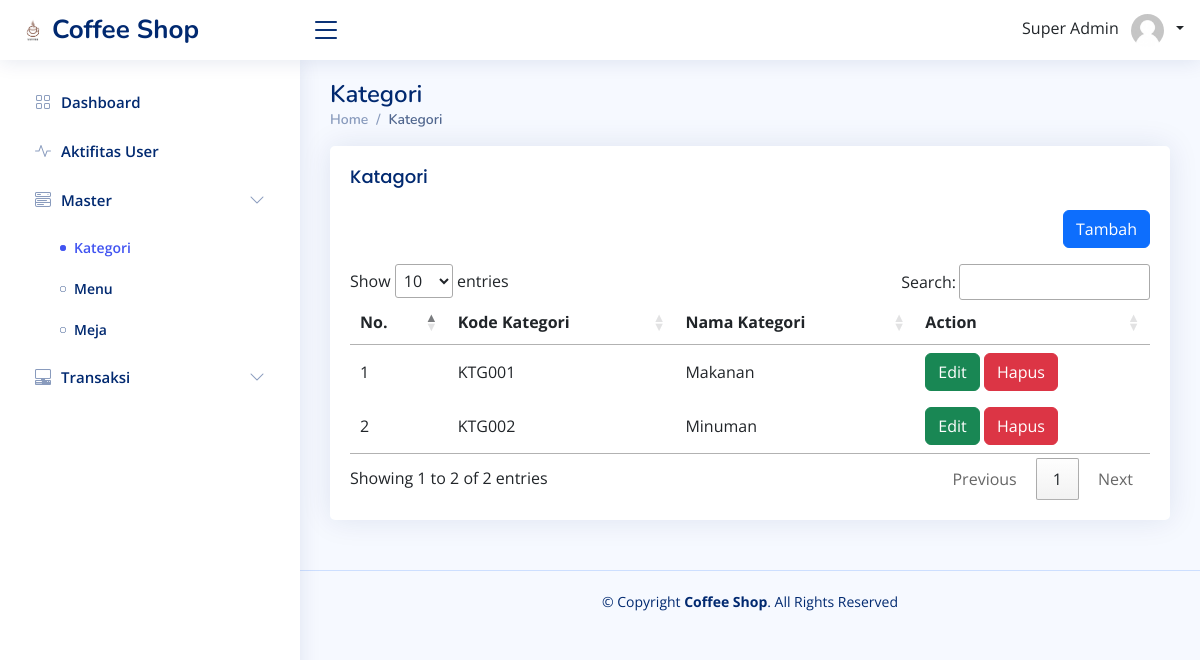
The app's page /index_manajer.php?page=kategori (signed in) with its own data.
### tables this page shows
CREATE TABLE `tkategori` (
  `id` int(11) NOT NULL,
  `kode_kategori` varchar(255) NOT NULL,
  `nama_kategori` varchar(255) NOT NULL
);

### function/view-query.php (called while the page is built, shortened)
<?php
function getCategory($id = null)
{
    $conn = connection();
    if ($id) {
        $query = "SELECT * FROM tkategori WHERE id = '$id'";
    } else {
        $query = "SELECT * FROM tkategori";
    }
    $result = mysqli_query($conn, $query);
    return $result;
}

### pages-manajer/kategori/index_manajer.php (the view, shortened to what this page needs)
<?php
include('function/view-query.php');
$data = getCategory();
?>
<main id="main" class="main">
    <div class="pagetitle">
        <h1>Kategori</h1>
        <nav>
            <ol class="breadcrumb">
                <li class="breadcrumb-item"><a href="index_manajer.php">Home</a></li>
                <li class="breadcrumb-item active">Kategori</li>
            </ol>
        </nav>
    </div>
    <section class="section">
        <div class="row">
            <div class="col-lg-12">
                <div class="card">
                    <div class="card-body">
                        <h5 class="card-title">Katagori</h5>
                        <div class="text-end mb-3">
                            <a href="index_manajer.php?page=kategori/create">
                                <button type="button" class="btn btn-primary">
                                    Tambah
                                </button>
                            </a>
                        </div>
                        <table id="table-kategori">
                            <thead>
                                <tr>
                                    <th>No.</th>
                                    <th>Kode Kategori</th>
                                    <th>Nama Kategori</th>
                                    <th>Action</th>
                                </tr>
                            </thead>
                            <tbody>
                                <?php
                                foreach ($data as $key => $value) { ?>
                                    <tr>
                                        <td><?= $key + 1 ?></td>
                                        <td><?= $value['kode_kategori'] ?></td>
                                        <td><?= $value['nama_kategori'] ?></td>
                                        <td>
                                            <a href="index_manajer.php?page=kategori/edit&id=<?= $value['id'] ?>">
                                                <button type="button" class="btn btn-success">
                                                    Edit
                                                </button>
                                            </a>
                                            <a href="logic/kategori/delete.php?id=<?= $value['id'] ?>" onclick="javascript:return confirm('Hapus Data Barang ?');">
                                                <button type="button" class="btn btn-danger">
                                                    Hapus
                                                </button>
                                            </a>
                                        </td>
                                    </tr>
                                <?php }
                                ?>
                            </tbody>
                        </table>
                    </div>
                </div>
            </div>
        </div>
    </section>
</main>

### assets/css/style.css (style rules this page uses)
:root { scroll-behavior: smooth; }
body { font-family: "Open Sans", sans-serif; background: #f6f9ff; color: #444444; }
a { color: #4154f1; text-decoration: none; }
h1, h2, h3, h4, h5, h6 { font-family: "Nunito", sans-serif; }
#main { margin-top: 60px; padding: 20px 30px; transition: all 0.3s; }
.pagetitle { margin-bottom: 10px; }
.pagetitle h1 { font-size: 24px; margin-bottom: 0; font-weight: 600; color: #012970; }
.card { margin-bottom: 30px; border: none; border-radius: 5px; box-shadow: 0px 0 30px rgba(1, 41, 112, 0.1); }
.card-title { padding: 20px 0 15px 0; font-size: 18px; font-weight: 500; color: #012970; font-family: "Poppins", sans-serif; }
.card-body { padding: 0 20px 20px 20px; }
.breadcrumb { font-size: 14px; font-family: "Nunito", sans-serif; color: #899bbd; font-weight: 600; }
.breadcrumb a { color: #899bbd; transition: 0.3s; }
.breadcrumb .breadcrumb-item::before { color: #899bbd; }
.breadcrumb .active { color: #51678f; font-weight: 600; }
@media (min-width: 1200px) { #main, #footer { margin-left: 300px; } }

### records on screen
tkategori: kode_kategori "KTG001", nama_kategori "Makanan"
tkategori: kode_kategori "KTG002", nama_kategori "Minuman"

### other values on screen
$_SESSION['nama_user'] "Super Admin"
